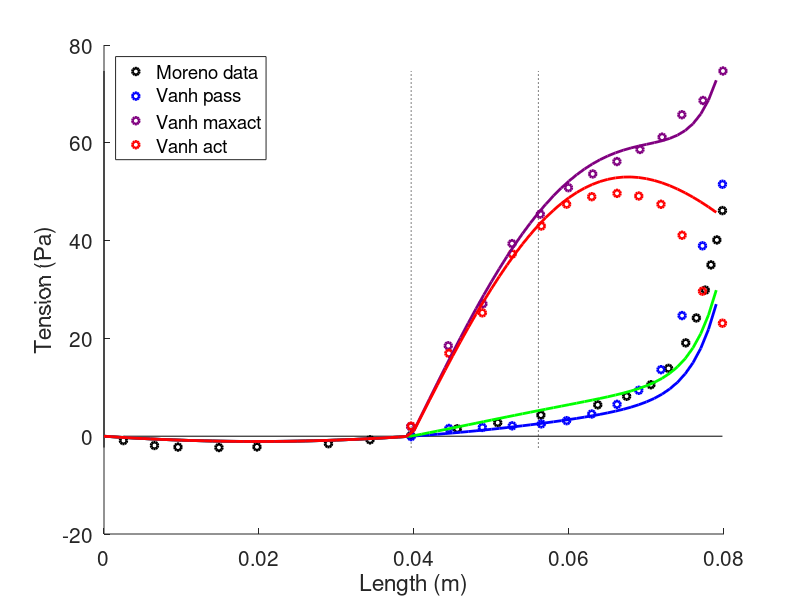
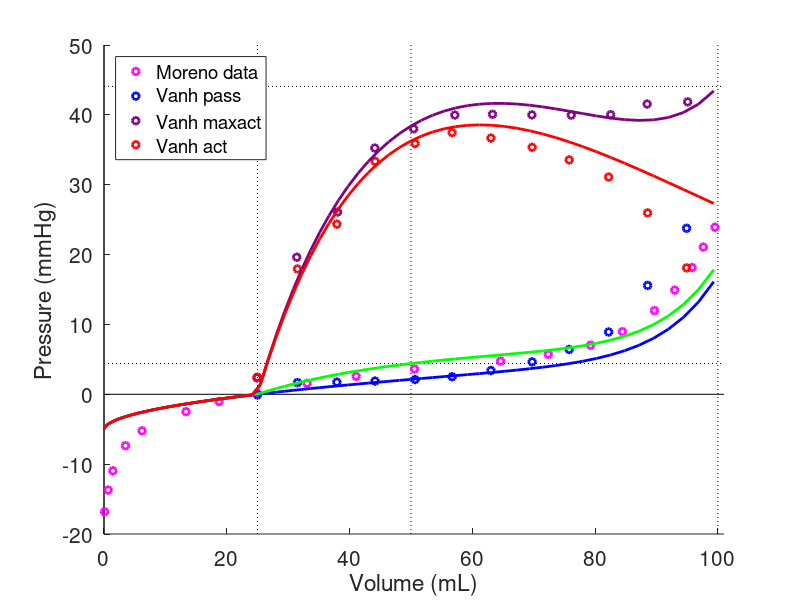

Reproduce these figures in MATLAB, in order.

clear all
plotAll = false;

%% Data
%{
Load and plot the data
%}

load Moreno70_data.mat 
load Vanhoutte69_data.mat 

if plotAll
    % Moreno
    figure(1) 
    clf
    hold on 
    plot([min(Pd_Moreno) max(Pd_Moreno)],zeros(2,1),'k')
    plot(zeros(2,1),[min(Vd_sca_Moreno) max(Vd_sca_Moreno)],'k')
    plot(Pd_Moreno,Vd_sca_Moreno,'mo','MarkerSize',5,'linewidth',2)
    xlabel('Pressure (mmHg)')
    ylabel('Relative volume')
    set(gca,'FontSize',15)
    title('Moreno data - original')

    % Vanhoutte
    figure(2)
    clf
    hold on 
    plot([min(Vd_pass_Vanh) max(Vd_pass_Vanh)],zeros(2,1),'k')
    plot(zeros(2,1),[min(Pd_pass_Vanh) max(Pd_maxact_Vanh)],'k')
    plot(Vd_pass_Vanh,Pd_pass_Vanh,'bo','MarkerSize',5,'linewidth',2)
    plot(Vd_maxact_Vanh,Pd_maxact_Vanh,'ko','color',[.5 0 .5],'MarkerSize',5,'linewidth',2)
    plot(Vd_pass_Vanh,Pd_maxact_Vanh - Pd_pass_Vanh,'ro','MarkerSize',5,'linewidth',2)
    xlabel('Volume (mL)')
    ylabel('Pressure (mmHg)')
    set(gca,'FontSize',15)
    title('Vanhoutte data - original')
end

%% Parameters and target values

phibar = 0.25; % normal autonomic outflow 

% phi to activation conversion
veins_phi_no = 0.2;
phi_ns = 1/((1 - veins_phi_no));
A = min(max(0.001, (phibar - veins_phi_no)*phi_ns), 1)

P_n = 4.4; %(max(Pd_Moreno) - min(Pd_Moreno)) * A;    % mmHg
V_n = 50;   % mL - From Filip's simulations' approximations 
l   = 20;   % cm - From Cell ML model 

gamma = 0.5;  % scaling factor
V_0   = gamma * V_n; % mL

%% Transform Moreno data using V_0

Vd_Moreno = V_0 * Vd_sca_Moreno + V_0; % rescale data based on prescribed V_0 (m^3)

if plotAll
    figure(3) 
    clf
    hold on 
    plot([min(Pd_Moreno) max(Pd_Moreno)],zeros(2,1),'k')
    plot([min(Pd_Moreno) max(Pd_Moreno)],V_0 * ones(2,1),'k:')
    plot([min(Pd_Moreno) max(Pd_Moreno)],V_n * ones(2,1),'k:')
    plot(zeros(2,1),[min(Vd_Moreno) max(Vd_Moreno)],'k')
    plot(P_n * ones(2,1),[min(Vd_Moreno) max(Vd_Moreno)],'k:')
    plot(Pd_Moreno,Vd_Moreno,'mo','MarkerSize',5,'linewidth',2)
    xlabel('Pressure (mmHg)')
    ylabel('Volume (mL)')
    set(gca,'FontSize',15)
    title('Moreno data - volume scaled')
end

%% Transform Vanhoutte volume data to be on the same scale as the transformed Moreno data

Pd_act_Vanh = Pd_maxact_Vanh - Pd_pass_Vanh; 

Amp_Moreno = max(Vd_Moreno) - V_0; 
Amp_Vanh   = max(Vd_pass_Vanh) - min(Vd_pass_Vanh); 

Vd_pass_sca = Amp_Moreno/Amp_Vanh * Vd_pass_Vanh + V_0; 
Vd_maxact_sca = Amp_Moreno/Amp_Vanh * Vd_maxact_Vanh + V_0; 
Vd_act_sca = Vd_pass_sca; 

if plotAll,
    figure(4)
    clf
    hold on 
    plot([min(Pd_Moreno) max(Pd_Moreno)],zeros(2,1),'k')
    plot(zeros(2,1),[min(Vd_Moreno) max(Vd_Moreno)],'k')
    plot(Pd_Moreno,Vd_Moreno,'mo','MarkerSize',5,'linewidth',2)
    plot(Pd_pass_Vanh,Vd_pass_sca,'bo','MarkerSize',5,'linewidth',2)
    title('Scaled Moreno data and scaled passive Vanhoutte data')
    set(gca,'FontSize',15)
    xlabel('Volume (mL)')
    ylabel('Pressure (mmHg)')

    figure(5)
    clf
    hold on 
    plot([min(Vd_pass_sca) max(Vd_pass_sca)],zeros(2,1),'k')
    plot(zeros(2,1),[min(Pd_pass_Vanh) max(Pd_maxact_Vanh)],'k')
    plot(Vd_pass_sca,Pd_pass_Vanh,'bo','MarkerSize',5,'linewidth',2)
    plot(Vd_maxact_sca,Pd_maxact_Vanh,'ko','color',[.5 0 .5],'MarkerSize',5,'linewidth',2)
    plot(Vd_pass_sca,Pd_act_Vanh,'ro','MarkerSize',5,'linewidth',2)
    xlabel('Volume (mL)')
    ylabel('Pressure (mmHg)')
    set(gca,'FontSize',15)
    title('Vanhoutte data - volume scaled') 
end


%% Convert scaled Moreno data to length-tension 

% convert pressure from mmHg to Pa
mmHg2SI = 133.322;
Pd_Moreno = Pd_Moreno * mmHg2SI;

% convert V_0 from mL to m^3
V_0 = V_0 * 1e-6;
Vd_Moreno = Vd_Moreno * 1e-6; 

% convert cm to m
l = l * 1e-2;  

L_0 = 2 * pi * sqrt(V_0 / (l * pi)); 

L_n = 2 * pi * sqrt( V_n * 1e-6 / (l * pi)); 
Ld_Moreno = 2 * pi * sqrt( Vd_Moreno / (l * pi)); % transform volume to circumferential length (m)  
Td_Moreno = Pd_Moreno .* Ld_Moreno / (2 * pi); % transform pressure and circumferential length to tension via Law of Laplace (

figure(6) 
clf
hold on 
plot([min(Ld_Moreno) max(Ld_Moreno)],zeros(2,1),'k')
h1 = plot(Ld_Moreno, Td_Moreno,'ko','MarkerSize',5,'linewidth',2);
xlabel('Length (m)')
ylabel('Tension (Pa)')
set(gca,'FontSize',15)

%{
Used cftool on Ld_Moreno and Td_Moreno to fit parameter d = 15
(dimensionless) 
%}
d = 11.5; 

%% Convert scaled Vanhoutte data to length-tension 

% convert pressure from mmHg to Pa 
Pd_pass_Vanh = Pd_pass_Vanh * mmHg2SI ; 
Pd_maxact_Vanh = Pd_maxact_Vanh * mmHg2SI; 
Pd_act_Vanh = Pd_act_Vanh * mmHg2SI; 

% convert volumes from mL to m^3 
Vd_pass_sca = Vd_pass_sca * 1e-6; 
Vd_maxact_sca = Vd_maxact_sca * 1e-6; 
Vd_act_sca = Vd_act_sca * 1e-6; 

Ld_pass_Vanh   = 2 * pi * sqrt( Vd_pass_sca / (l * pi)); 
Ld_maxact_Vanh = 2 * pi * sqrt( Vd_maxact_sca / (l * pi)); 
Ld_act_Vanh    = 2 * pi * sqrt( Vd_act_sca / (l * pi)); 

Td_pass_Vanh   = Pd_pass_Vanh   .* Ld_pass_Vanh   / (2 * pi); 
Td_maxact_Vanh = Pd_maxact_Vanh .* Ld_maxact_Vanh / (2 * pi); 
Td_act_Vanh    = Pd_act_Vanh    .* Ld_act_Vanh    / (2 * pi); 

figure(6)
hold on 
plot(zeros(2,1),[min(Td_Moreno) max(Td_maxact_Vanh)],'k')
plot(L_0 * ones(2,1),[min(Td_Moreno) max(Td_maxact_Vanh)],'k:')
plot(L_n * ones(2,1),[min(Td_Moreno) max(Td_maxact_Vanh)],'k:')
h2 = plot(Ld_pass_Vanh, Td_pass_Vanh,'bo','MarkerSize',5,'linewidth',2);
h3 = plot(Ld_maxact_Vanh, Td_maxact_Vanh,'ko','color',[.5 0 .5],'MarkerSize',5,'linewidth',2);
h4 = plot(Ld_act_Vanh, Td_act_Vanh,'ro','MarkerSize',5,'linewidth',2);
xlabel('Length (m)')
ylabel('Tension (Pa)')
set(gca,'FontSize',15) 

%{
Used cftool on Ld_act_Vanh and Td_act_Vanh to fit parameter e = 1.5
(dimensionless)
%} 
e = 1;  

%% Model 

% Tension ratio T_maxact/T_pass at L_n 
[~,i_pass] = min(abs(L_n - Ld_pass_Vanh));
[~,i_maxact] = min(abs(L_n - Ld_maxact_Vanh));
alpha = Td_maxact_Vanh(i_maxact) / Td_pass_Vanh(i_pass);
alpha = round(alpha); 

L = 0:.001:Ld_pass_Vanh(end); 

T_n = P_n * mmHg2SI * L_n / (2 * pi);  

P_M = max(Pd_maxact_Vanh/ mmHg2SI ); 
V_M = 4 * V_0; 
L_M = 2 * pi * sqrt(V_M / (l * pi)); 
T_M = P_M * mmHg2SI * L_M / (2 * pi); 

f = @(L) L .* (L - L_0) / L_0; 
g = @(L) L .* (exp( d * (L - L_0) ./ L_0) - 1); 
h = @(L) (L - L_0) .* exp( -e * ((L - L_0)./L_0).^2); 

fhat = f(L_M)/f(L_n); 
ghat = g(L_M)/g(L_n); 
hhat = h(L_M)/h(L_n);   

a = (- T_M + T_n / (1 + A * (alpha - 1)) * (ghat + (alpha - 1) * hhat)) ...
    / (f(L_n) * (ghat - fhat));
b = (T_M - T_n / (1 + A * (alpha - 1)) * (fhat + (alpha - 1) * hhat)) ... 
    / (g(L_n) * (ghat - fhat));
c = T_n / (1 + A * (alpha - 1)) * (alpha - 1) / h(L_n); 

sprintf("a %d, b %d, c %d", a, b, c)

%%
T_P  = @(L) a * f(L) + b * g(L); 
T_A  = @(L) c * h(L); 

% build the characteristics
for i = 1:length(L)
    if L(i) < L_0 
        Tpas(i) = T_P(L(i));  
        Tact(i) = T_P(L(i));  
        Tbar(i) = T_P(L(i));  
        Tmax(i) = T_P(L(i));  
    else 
        Tpas(i) = T_P(L(i)) + 0 * T_A(L(i)); 
        Tact(i) = T_A(L(i));  
        Tbar(i) = T_P(L(i)) + A * T_A(L(i)); 
        Tmax(i) = T_P(L(i)) + 1 * T_A(L(i)); 
    end 
end 
    
figure(6)
hold on 
plot(L,Tpas,'b','linewidth',2)
plot(L,Tbar,'g','linewidth',2)
plot(L,Tmax,'k','color',[.5 0 .5],'linewidth',2)
plot(L,Tact,'r','linewidth',2)
legend([h1 h2 h3 h4],'Moreno data','Vanh pass','Vanh maxact','Vanh act','location','northwest')

V = (L / (2 * pi)).^2 * l * pi; 
Ppas = 2 * pi * Tpas ./ L; 
Pbar = 2 * pi * Tbar ./ L; 
Pmax = 2 * pi * Tmax ./ L; 
Pact = 2 * pi * Tact ./ L;

%% convert back to mmHg and mL 
V_mL = V * 1e6; 

Ppas_mmHg = Ppas / mmHg2SI; 
Pbar_mmHg = Pbar / mmHg2SI; 
Pmax_mmHg = Pmax / mmHg2SI; 
Pact_mmHg = Pact / mmHg2SI; 

Pd_Moreno_mmHg = Pd_Moreno / mmHg2SI; 
Vd_Moreno_mL = Vd_Moreno * 1e6; 

Pd_pass_Vanh_mmHg   = Pd_pass_Vanh / mmHg2SI; 
Pd_maxact_Vanh_mmHg = Pd_maxact_Vanh / mmHg2SI; 
Pd_act_Vanh_mmHg    = Pd_act_Vanh / mmHg2SI; 

Vd_pass_sca_mL   = Vd_pass_sca * 1e6; 
Vd_maxact_sca_mL = Vd_maxact_sca * 1e6; 

V_0_mL = V_0 * 1e6; 
V_M_mL = V_M * 1e6; 

figure(7) 
clf 
hold on 
plot([0 V_M_mL+1],zeros(2,1),'k')
plot([0 V_M_mL+1],P_n * ones(2,1),'k:')
plot([0 V_M_mL+1],P_M * ones(2,1),'k:')
plot(zeros(2,1),[-20 50],'k')
plot(V_0_mL * ones(2,1),[-20 50],'k:')
plot(V_n * ones(2,1),[-20 50],'k:')
plot(V_M_mL * ones(2,1),[-20 50],'k:')
l1 = plot(Vd_Moreno_mL,Pd_Moreno_mmHg,'mo','MarkerSize',5,'linewidth',2);
l2 = plot(Vd_pass_sca_mL,Pd_pass_Vanh_mmHg,'bo','MarkerSize',5,'linewidth',2);
l3 = plot(Vd_maxact_sca_mL,Pd_maxact_Vanh_mmHg,'ko','color',[.5 0 .5],'MarkerSize',5,'linewidth',2);
l4 = plot(Vd_pass_sca_mL,Pd_act_Vanh_mmHg,'ro','MarkerSize',5,'linewidth',2);
plot(V_mL,Ppas_mmHg,'b','linewidth',2)
plot(V_mL,Pbar_mmHg,'g','linewidth',2)
plot(V_mL,Pmax_mmHg,'k','color',[.5 0 .5],'linewidth',2)
plot(V_mL,Pact_mmHg,'r','linewidth',2)
ylabel('Pressure (mmHg)')
xlabel('Volume (mL)')
set(gca,'FontSize',15)
legend([l1 l2 l3 l4],'Moreno data','Vanh pass','Vanh maxact','Vanh act','location','northwest')
xlim([0 V_M_mL+1])
ylim([-20 50])









